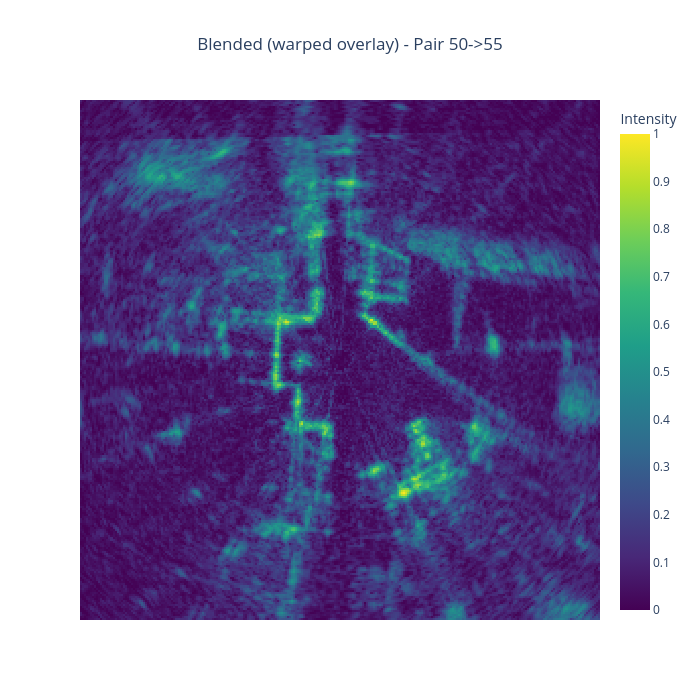

The notebook cell this image was saved under:
### Code cell
if img1 is not None and img2 is not None and meta_df is not None:
    fig2 = go.Figure(data=go.Heatmap(
        z=blended_norm,
        colorscale='Viridis',
        showscale=True,
        colorbar_title='Intensity'
    ))
    fig2.update_layout(
        title_text=f'Blended (warped overlay) - Pair {frame1}->{frame2}',
        title_x=0.5,
        height=700,
        width=700,
    )
    fig2.update_xaxes(showticklabels=False, showgrid=False)
    fig2.update_yaxes(showticklabels=False, showgrid=False)
    fig2.show()
else:
    print('Cannot display: missing data files.')

### Figure 1 — Plotly figure (JSON) as saved in the notebook; plotly's stock layout.template omitted (floating-point values rounded to 4 significant figures; data arrays with more than 128 entries replaced by an {"elided": "..."} marker saying what was removed)
{"data": [{"colorbar": {"title": {"text": "Intensity"}}, "colorscale": [[0, "#440154"], [0.1111, "#482878"], [0.2222, "#3e4989"], [0.3333, "#31688e"], [0.4444, "#26828e"], [0.5556, "#1f9e89"], [0.6667, "#35b779"], [0.7778, "#6ece58"], [0.8889, "#b5de2b"], [1, "#fde725"]], "showscale": true, "type": "heatmap", "z": {"elided": "256x256 float values"}}], "layout": {"height": 700, "title": {"text": "Blended (warped overlay) - Pair 50->55", "x": 0.5}, "width": 700, "xaxis": {"showgrid": false, "showticklabels": false}, "yaxis": {"showgrid": false, "showticklabels": false}}}
